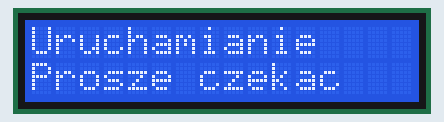
Recording of a sketch running on a simulated Arduino Uno, built with avr-gcc and run on an emulated ATmega328P. Shown: 16×2 character LCD.

Above: at 0.1 s.
At 10.1 s:
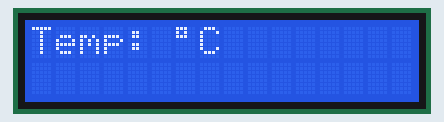

The sketch:

Pogoda.ino
```cpp
#include <LiquidCrystal.h>
LiquidCrystal lcd(12, 11, 5, 4, 3, 2);

// Zmienne do przechowywania prognozy
String temp = "";
String opis = "";
String temp_jutro = "";
String opis_jutro = "";

unsigned long o_odswiezenie = 0;
const unsigned long interwal = 10000; //Interwał odświeżania ekranu

void setup() {
  Serial.begin(9600);
  lcd.begin(16, 2); //Wielkość wyświetlacza (16 wierszy x 2 kolumny)
  lcd.setCursor(0, 0);
  lcd.print("Uruchamianie");
  lcd.setCursor(0, 1);
  lcd.print("Prosze czekac");
}

void loop()
{
  if(Serial.available()>0)
  {
    //Podział danych na kategorie
    String prognoza = Serial.readStringUntil(';');

    int separatordzis = prognoza.indexOf(' ');
    int nlinia = prognoza.indexOf('\n');
    int separatorjutro = prognoza.indexOf(' ', nlinia + 1);

    temp = prognoza.substring(0, separatordzis);
    opis = prognoza.substring(separatordzis + 1, nlinia);
    temp_jutro = prognoza.substring(nlinia + 1, separatorjutro);
    opis_jutro = prognoza.substring(separatorjutro + 1);
  }
    //Wyświetlanie
  unsigned long uruchomiony = millis();
  if (uruchomiony - o_odswiezenie >= interwal)
  {
    o_odswiezenie = uruchomiony;
    //Dzisiaj
    lcd.clear();
    lcd.setCursor(0,0);
    lcd.print("Temp: " + temp + (char)223 + "C");
    lcd.setCursor(0,1);
    lcd.print(opis);
    delay(7500);
    //Jutro
    lcd.clear();
    lcd.setCursor(0,0);
    lcd.print(">Temp: " + temp_jutro + (char)223 + "C");
    lcd.setCursor(0,1);
    lcd.print(opis_jutro);
    delay(7500);
  }
}
```

Measured:
- what the display in image 1 shows lasts 7.5 s, from 10.0 s to 17.5 s
